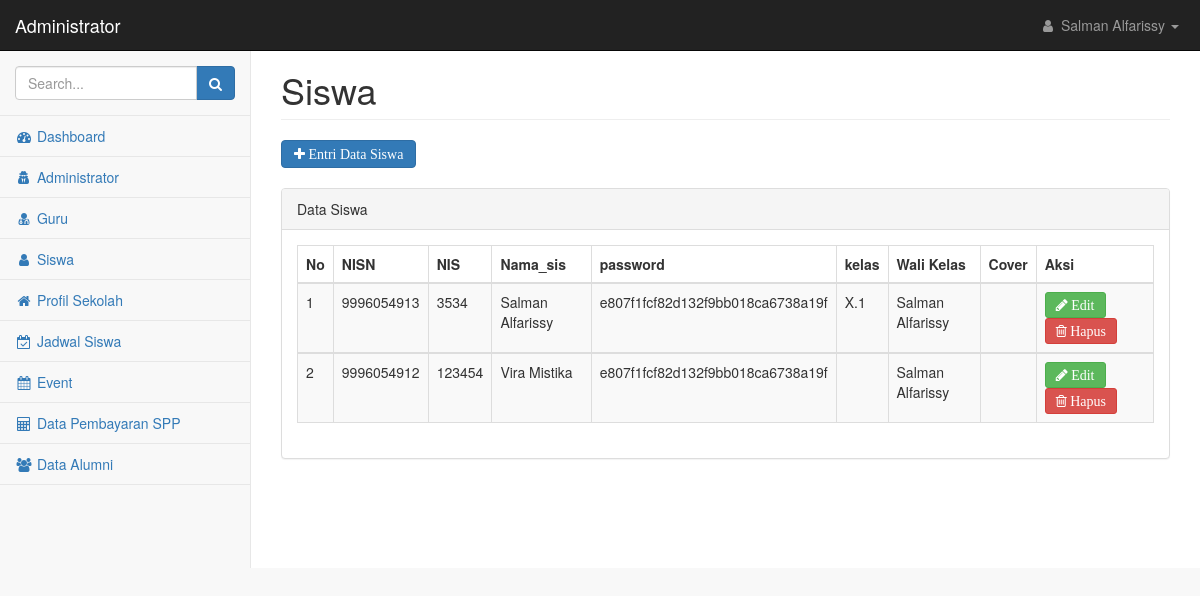
Before: /admin/index.php?page=siswa&id_adm=1 with the older database file.
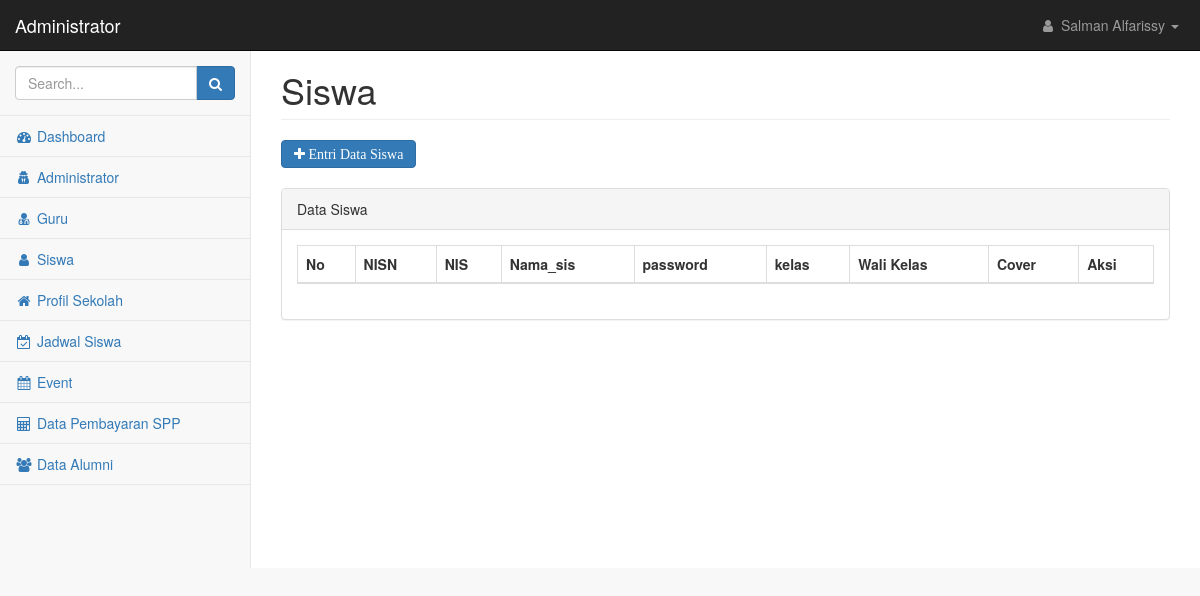
After: the same page with the newer database file.
### tables this page shows
CREATE TABLE `siswa` (
  `id_siswa` int(50) NOT NULL,
  `id_guru` int(50) NOT NULL,
  `id_adm` int(50) NOT NULL,
  `password` varchar(50) NOT NULL,
  `nisn` varchar(50) NOT NULL,
  `nis` varchar(100) NOT NULL,
  `nama_sis` varchar(100) NOT NULL,
  `foto_sis` text NOT NULL,
  `ttl` varchar(100) NOT NULL,
  `jenis_kelamin` enum('L','P') NOT NULL,
  `agama` varchar(20) NOT NULL,
  `status_keluarga` enum('Anak Kandung','Anak Tiri') NOT NULL,
  `anak_ke` varchar(20) NOT NULL,
  `alamat` text NOT NULL,
  `no_hp` varchar(20) NOT NULL,
  `kelas` varchar(40) NOT NULL,
  `tahun_diterima` varchar(25) NOT NULL,
  `semester_diterima` varchar(40) NOT NULL,
  `nama_sekolah_asal` text NOT NULL,
  `alamat_sekolah_asal` text NOT NULL,
  `tahun_ijazah_sebelumnya` varchar(20) NOT NULL,
  `nomor_ijazah_sebelumnya` varchar(20) NOT NULL,
  `tahun_skhun_sebelumya` varchar(20) NOT NULL,
  `nomor_skhun_sebelumnya` varchar(20) NOT NULL,
  `nama_ayah` varchar(100) NOT NULL,
  `nama_ibu` varchar(100) NOT NULL,
  `alamat_ortu` text NOT NULL,
  `pekerjaan_ayah` varchar(100) NOT NULL,
  `pekerjaan_ibu` varchar(100) NOT NULL,
  `nama_wali` varchar(100) NOT NULL,
  `alamat_wali` text NOT NULL,
  `no_hp_wali` varchar(20) NOT NULL,
  `pekerjaan_wali` varchar(100) NOT NULL,
  `cover` text NOT NULL
);

CREATE TABLE `guru` (
  `id_guru` int(50) NOT NULL,
  `id_adm` int(50) NOT NULL,
  `nip_guru` varchar(100) NOT NULL,
  `password` varchar(50) NOT NULL,
  `nama_guru` varchar(100) NOT NULL,
  `email_guru` varchar(100) NOT NULL,
  `no_telp` varchar(100) NOT NULL,
  `jabatan` varchar(100) NOT NULL
);

### admin/siswa.php (the view, shortened to what this page needs)
<div class="row">
    <div class="col-lg-12">
        <h1 class="page-header">Siswa</h1>
    </div>
</div>
<?php
include("../koneksi.php");
$aksi=isset($_GET['aksi']) ? $_GET['aksi'] : 'list';
switch ($aksi){
    case 'list';
?>
<div>
    <a href=?page=siswa&aksi=entri&id_adm=<?php echo $_GET['id_adm'] ?> class="btn btn-primary fa fa-plus"> Entri Data Siswa </a>
</div>
<br/>
<div class="row">
    <div class="col-lg-12">
        <div class="panel panel-default">
            <div class="panel-heading">
               Data Siswa
            </div>
            <div class="panel-body">
                <div class="table-responsive">
                    <table class="table table-striped table-bordered table-hover" id="dataTables-example">
                        <thead>
                            <tr>
                                <th>No</th>
                                <th>NISN</th>
                                <th>NIS</th>
                                <th>Nama_sis</th>
                                <th>password</th>
                                <th>kelas</th>
                                <th>Wali Kelas</th>
                                <th>Cover</th>
                                <th>Aksi</th>
                            </tr>
                        </thead>
                        <?php
                        $no=1;
                        $tampil=mysqli_query($koneksi,"SELECT * FROM siswa order by id_siswa ASC");
                        while ($data=mysqli_fetch_array($tampil)) {
                            $guru=mysqli_query($koneksi,"SELECT id_siswa,nama_guru FROM siswa join guru using(id_guru) WHERE id_siswa='$data[id_siswa]'");
                            $gr=mysqli_fetch_array($guru);
                        ?>
                        <tbody>
                            <tr class="odd gradeX">
                                <td><?php echo $no?></td>
                                <td><?php echo $data['nisn']?></td>
                                <td><?php echo $data['nis']?></td>
                                <td><?php echo $data['nama_sis']?></td>
                                <td><?php echo $data['password']?></td>
                                <td><?php echo $data['kelas']?></td>
                                <td><?php echo $gr['nama_guru']?></td>
                                <td><?php echo $data['cover']?></td>
                                <td><a href=?page=siswa&aksi=edit&id_adm=<?php echo $_GET['id_adm'] ?>&id_siswa=<?php echo $data['id_siswa']; ?> class="btn btn-success btn-sm fa fa-pencil"> Edit</a>
			                        <a href="aksi_siswa.php?page=siswa&id_adm=<?php echo $_GET['id_adm'] ?>&proses=hapus&id_siswa=<?php echo $data['id_siswa']; ?>"
				                    onclick="return confirm('Yakin akan menghapus data ?');" class="btn btn-danger btn-sm fa fa-trash-o"> Hapus</td>
                            </tr>
                            <?php
                            $no++;
                        }
                            ?>
                        </tbody>
                    </table>
                    <?php
                        break;
                    ?>
                    <?php
                    }
                    ?>
                </div>
            </div>
        </div>
    </div>
</div>

### admin/index.php (shortened to what this page needs)
<!DOCTYPE html>
<html lang="en">
    <head>
        <link href="../scss/bootstrap.min.css" rel="stylesheet">
        <link href="../scss/metisMenu.min.css" rel="stylesheet">
        <link href="../css/dataTables/dataTables.bootstrap.css" rel="stylesheet">
        <link href="../css/dataTables/dataTables.responsive.css" rel="stylesheet">
        <link href="../scss/timeline.css" rel="stylesheet">
        <link href="../scss/startmin.css" rel="stylesheet">
        <link href="../scss/morris.css" rel="stylesheet">
        <link href="../scss/font-awesome.min.css" rel="stylesheet" type="text/css">
    </head>
    <body>
        <div id="wrapper">
            <nav class="navbar navbar-inverse navbar-fixed-top" role="navigation">
                <div class="navbar-header">
                    <a class="navbar-brand" href="index.php">Administrator</a>
                </div>
                <ul class="nav navbar-right navbar-top-links">
                    <li class="dropdown">
                        <a class="dropdown-toggle" data-toggle="dropdown" href="#">
                        <?php
                        include("../koneksi.php");
                        $query=mysqli_query($koneksi,"SELECT * FROM administrator WHERE id_adm=$_GET[id_adm]");
                        $data=mysqli_fetch_array($query);
                        ?>
                            <i class="fa fa-user fa-fw"></i> <?php echo $data['nama_ad']; ?> <b class="caret"></b>
                        </a>
                    </li>
                </ul>
                <div class="navbar-default sidebar" role="navigation">
                    <div class="sidebar-nav navbar-collapse">
                        <ul class="nav" id="side-menu">
                            <li class="sidebar-search">
                                <div class="input-group custom-search-form">
                                    <input type="text" class="form-control" placeholder="Search...">
                                    <span class="input-group-btn">
                                        <button class="btn btn-primary" type="button">
                                            <i class="fa fa-search"></i>
                                        </button>
                                </span>
                                </div>
                            </li>
                            <li>
                                <a href="?page=home&id_adm=<?php echo $_GET['id_adm']?>" ><i class="fa fa-dashboard fa-fw"></i> Dashboard</a>
                            </li>
                            <li>
                                <a href="?page=administrator&id_adm=<?php echo $_GET['id_adm']?>"><i class="fa fa-user-secret fa-fw"></i> Administrator </a>
                            </li>
                            <li>
                                <a href="?page=guru&id_adm=<?php echo $_GET['id_adm']?>"><i class="fa fa-user-md fa-fw"></i> Guru </a>
                            </li>
                            <li>
                                <a href="?page=siswa&id_adm=<?php echo $_GET['id_adm']?>"><i class="fa fa-user fa-fw"></i> Siswa </a>
                            </li>
                            <li>
                                <a href="?page=profil&id_adm=<?php echo $_GET['id_adm']?>"><i class="fa fa-home fa-fw"></i> Profil Sekolah </a>
                            </li>
                            <li>
                                <a href="?page=jadwal&id_adm=<?php echo $_GET['id_adm']?>"><i class="fa fa-calendar-check-o fa-fw"></i> Jadwal Siswa </a>
                            </li>
                            <li>
                                <a href="?page=event&id_adm=<?php echo $_GET['id_adm']?>"><i class="fa fa-calendar fa-fw"></i> Event </a>
                            </li>
                            <li>
                                <a href="?page=data_spp&id_adm=<?php echo $_GET['id_adm']?>"><i class="fa fa-calculator fa-fw"></i> Data Pembayaran SPP </a>
                            </li>
                            <li>
                                <a href="?page=alumni&id_adm=<?php echo $_GET['id_adm']?>"><i class="fa fa-users fa-fw"></i> Data Alumni </a>
                            </li>
                        </ul>
                    </div>
                </div>
            </nav>
            <div id="page-wrapper">
                <div class="container-fluid">
                    <?php
include_once "main.php";
?>
                </div>
            </div>
        </div>
    </body>
</html>

### admin/main.php (shortened to what this page needs)
<?php
$page=isset($_GET['page']) ? $_GET['page'] : 'home';
if ($page=='siswa') include 'siswa.php';

### scss/startmin.css (style rules this page uses)
body { background-color: #f8f8f8; }
#wrapper { width: 100%; }
#page-wrapper { padding-top: 30px; min-height: 568px; background-color: #fff; }
@media (min-width:768px) { #page-wrapper { position: inherit; margin-left: 250px; padding: 30px 15px 0 15px; border-left: 1px solid #e7e7e7; } }
.navbar-header { float: left; }
.navbar-right { text-align: right; }
.navbar-top-links { margin: 0; }
.navbar-top-links li { display: inline-block; }
.navbar-top-links li:last-child { margin-right: 6px; }
.navbar-top-links li a { padding: 15px; min-height: 50px; }
.navbar-top-links>li>a { color: #999; }
.sidebar .sidebar-nav.navbar-collapse { padding-right: 0; padding-left: 0; }
.sidebar .sidebar-search { padding: 15px; }
.sidebar ul li { border-bottom: 1px solid #e7e7e7; }
@media (min-width:768px) { .sidebar { z-index: 1; position: absolute; width: 250px; margin-top: 51px; } }

Changed rows visible on the page:
removed siswa: nisn "9996054913", nis "3534", nama_sis "Salman Alfarissy", password "e807f1fcf82d132f9bb018ca6738a19f", kelas "X.1", id_guru.nama_guru "Salman Alfarissy"
removed siswa: nisn "9996054912", nis "123454", nama_sis "Vira Mistika", password "e807f1fcf82d132f9bb018ca6738a19f", id_guru.nama_guru "Salman Alfarissy"
